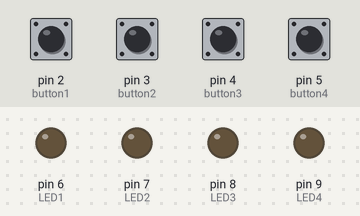
Simulated run of this sketch. Board: Arduino Uno, built with avr-gcc and run on an emulated ATmega328P. Parts: output pins drawn as LEDs (lit = HIGH). The test bench sets the inputs (shaded band); at power-on: pin 2 (button1), pin 3 (button2), pin 4 (button3), pin 5 (button4) LOW. WiFi joins after 1.5 s; servers stay silent unless stated.

Above: at 1.3 s.
1.4 s: pin 2 (button1) pulled HIGH for 0.15 s
At 2.1 s:
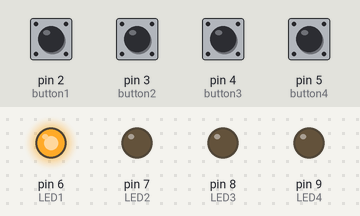
3.0 s: pin 3 (button2) pulled HIGH for 0.15 s
At 3.3 s:
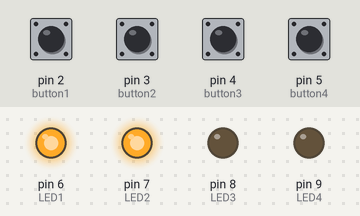
4.6 s: pin 4 (button3) pulled HIGH for 0.15 s
At 5.7 s:
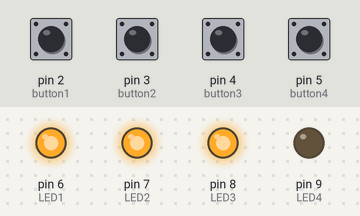
6.2 s: pin 5 (button4) pulled HIGH for 0.15 s
At 6.9 s:
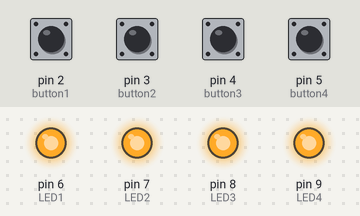
7.8 s: pin 2 (button1) pulled HIGH for 1 s
At 8.1 s:
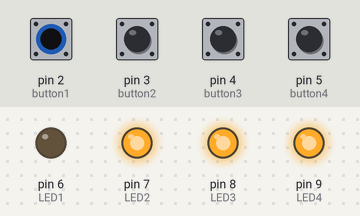
10.3 s: pin 3 (button2) pulled HIGH for 1 s
At 11.3 s:
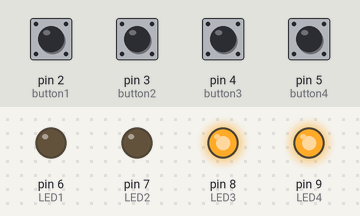
Timing chart, 0 to 13.3 s (numbered marks = the images above; inputs shaded):
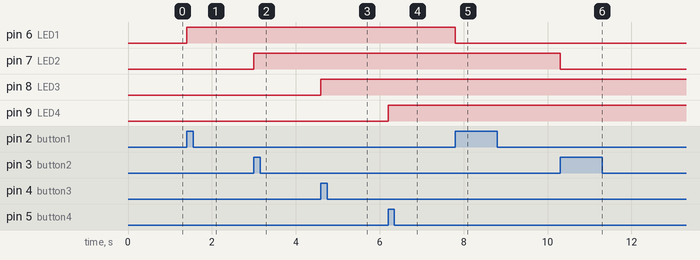

The sketch:

ArduinoServer.ino
```cpp
/*
References:
1. Arduino code example: WebServer
2. http://www.dfrobot.com/wiki/index.php?title=X-Board_V2_(SKU:DFR0162)
3. http://bildr.org/2011/06/arduino-ethernet-pin-control/
4. http://www.lauridmeyer.com/2012/04/bidirectional-tcp-communication-between-android-smartphone-and-arduino-using-the-ethernetshield/
5. http://www.arduino.cc/en/Tutorial/Switch#.Uy0Y0D_V-RZ
6. http://danthompsonsblog.blogspot.com/2011/12/arduino-push-button-onoff-example.html
7. http://www.ladyada.net/learn/arduino/lesson5.html
8. http://www.multiwingspan.co.uk/arduino.php?page=led4
9. http://www.seeedstudio.com/wiki/Arduino_Sidekick_Basic_Kit
*/

#include <SPI.h>
#include <Ethernet.h>

// Enter a MAC address and IP address for your controller below.
// The IP address will be dependent on your local network:
byte mac[]  = {0xDE, 0xAD, 0xBE, 0xEF, 0xFE, 0xED};
IPAddress ip(192,168,0,222);

// Initialize the Ethernet server library
// with the IP address and port you want to use
EthernetServer server(8888);
EthernetClient client;

// constants won't change. They're used here to
// set pin numbers:
const int LED1 = 6;
const int LED2 = 7;
const int LED3 = 8;
const int LED4 = 9;
const int button1 = 2;
const int button2 = 3;
const int button3 = 4;
const int button4 = 5;

// Variables will change:
int LED1State = LOW;
int LED2State = LOW;
int LED3State = LOW;
int LED4State = LOW;
int button1State = LOW;
int button2State = LOW;
int button3State = LOW;
int button4State = LOW;
int reading1, reading2, reading3, reading4;

// the following variables are long's because the time, measured in miliseconds,
// will quickly become a bigger number than can be stored in an int.
long time = 0;        // the last time the output pin was toggled
long debounce = 200;  // the debounce time; increase if the output flickers

const String CMD_1_ON   = "cmd=11"; // command to turn ON LED 1
const String CMD_2_ON   = "cmd=21"; // command to turn ON LED 2
const String CMD_3_ON   = "cmd=31"; // command to turn ON LED 3
const String CMD_4_ON   = "cmd=41"; // command to turn ON LED 4
const String CMD_1_OFF  = "cmd=12"; // command to turn OFF LED 1
const String CMD_2_OFF  = "cmd=22"; // command to turn OFF LED 2
const String CMD_3_OFF  = "cmd=32"; // command to turn OFF LED 3
const String CMD_4_OFF  = "cmd=42"; // command to turn OFF LED 4
const String CMD_GET_STATUS = "cmd=99"; // command to get all LEDs state

String commandline = ""; // where incoming commands are stored

void setup() {
  Serial.begin(57600); // XBee module baud rate
  while (!Serial) {
    ; // wait for serial port to connect. Needed for Leonardo only
  }

  pinMode(LED1, OUTPUT);
  pinMode(LED2, OUTPUT);
  pinMode(LED3, OUTPUT);
  pinMode(LED4, OUTPUT);

  pinMode(button1, INPUT);
  pinMode(button2, INPUT);
  pinMode(button3, INPUT);
  pinMode(button4, INPUT);

  // start the Ethernet connection and the server:
  Ethernet.begin(mac, ip);
  server.begin();

  Serial.println("Server is at "+Ethernet.localIP());
  delay(100);
}

void loop() {
  // listen for incoming clients, and process request.
  client = server.available();

  if (client) {
    if (client.connected()) { // if a client is connected
      if (client.available()) { // if client is sending
        char c = client.read(); // reading the inputs from the client

        if (c == '\n') { // if a newline character is sent from the client (commandline is fully received)
          processCommand(commandline);
          commandline = ""; //reset the commandline string
        }
        else {
          commandline += c; // add to the command string
        }
      }
    }

    delay(100); // give the client time to receive the data
    //client.stop(); // close the connection:
    //Serial.println("client disonnected");
  }

  processButtonAction(button1);
  processButtonAction(button2);
  processButtonAction(button3);
  processButtonAction(button4);
}

void processButtonAction(int buttonPin) {
  switch (buttonPin) {
    case button1:
      // read the state of the switch into a local variable:
      reading1 = digitalRead(button1);

      // if the input just went from LOW and HIGH and we've waited long enough
      // to ignore any noise on the circuit, toggle the output pin and remember
      // the time
      if (reading1 == HIGH && button1State == LOW && millis() - time > debounce) {
        if (LED1State == HIGH) {
          triggerPin(LED1, false);
          LED1State = LOW;
        }
        else {
          triggerPin(LED1, true);
          LED1State = HIGH;
        }

        time = millis();
      }

      button1State = reading1;
      break;
    case button2:
      // read the state of the switch into a local variable:
      reading2 = digitalRead(button2);

      // if the input just went from LOW and HIGH and we've waited long enough
      // to ignore any noise on the circuit, toggle the output pin and remember
      // the time
      if (reading2 == HIGH && button2State == LOW && millis() - time > debounce) {
        if (LED2State == HIGH) {
          triggerPin(LED2, false);
          LED2State = LOW;
        }
        else {
          triggerPin(LED2, true);
          LED2State = HIGH;
        }

        time = millis();
      }

      button2State = reading2;
      break;
    case button3:
      // read the state of the switch into a local variable:
      reading3 = digitalRead(button3);

      // if the input just went from LOW and HIGH and we've waited long enough
      // to ignore any noise on the circuit, toggle the output pin and remember
      // the time
      if (reading3 == HIGH && button3State == LOW && millis() - time > debounce) {
        if (LED3State == HIGH) {
          triggerPin(LED3, false);
          LED3State = LOW;
        }
        else {
          triggerPin(LED3, true);
          LED3State = HIGH;
        }

        time = millis();
      }

      button3State = reading3;
      break;
    case button4:
      // read the state of the switch into a local variable:
      reading4 = digitalRead(button4);

      // if the input just went from LOW and HIGH and we've waited long enough
      // to ignore any noise on the circuit, toggle the output pin and remember
      // the time
      if (reading4 == HIGH && button4State == LOW && millis() - time > debounce) {
        if (LED4State == HIGH) {
          triggerPin(LED4, false);
          LED4State = LOW;
        }
        else {
          triggerPin(LED4, true);
          LED4State = HIGH;
        }

        time = millis();
      }

      button4State = reading4;
      break;
  }
}

void processCommand(String commandline) {
  Serial.println("incoming request command: "+commandline);

  if (commandline.equals(CMD_1_ON)) { // turn on LED 1
    triggerPin(LED1, true);
    LED1State = HIGH;
  }
  else if (commandline.equals(CMD_2_ON)) { // turn on LED 2
    triggerPin(LED2, true);
    LED2State = HIGH;
  }
  else if (commandline.equals(CMD_3_ON)) { // turn on LED 3
    triggerPin(LED3, true);
    LED3State = HIGH;
  }
  else if (commandline.equals(CMD_4_ON)) { // turn on LED 4
    triggerPin(LED4, true);
    LED4State = HIGH;
  }
  else if (commandline.equals(CMD_1_OFF)) { // turn off LED 1
    triggerPin(LED1, false);
    LED1State = LOW;
  }
  else if (commandline.equals(CMD_2_OFF)) { // turn off LED 2
    triggerPin(LED2, false);
    LED2State = LOW;
  }
  else if (commandline.equals(CMD_3_OFF)) { // turn off LED 3
    triggerPin(LED3, false);
    LED3State = LOW;
  }
  else if (commandline.equals(CMD_4_OFF)) { // turn off LED 4
    triggerPin(LED4, false);
    LED4State = LOW;
  }
  else if (commandline.equals(CMD_GET_STATUS)) { // get all LEDs state
    sendAllLEDState();
  }
  /*
  int value = getCommandValue(commandline);
  Serial.println("command value: "+value);

  switch (value) {
    case 11: // turn on LED 1
      triggerPin(LED1, true);
      break;
    case 21: // turn on LED 2
      triggerPin(LED2, true);
      break;
    case 31: // turn on LED 3
      triggerPin(LED3, true);
      break;
    case 41: // turn on LED 4
      triggerPin(LED4, true);
      break;
    case 12: // turn off LED 1
      triggerPin(LED1, false);
      break;
    case 22: // turn off LED 2
      triggerPin(LED2, false);
      break;
    case 32: // turn off LED 3
      triggerPin(LED3, false);
      break;
    case 42: // turn off LED 4
      triggerPin(LED4, false);
      break;
    case 99: // send back LEDs state
      sendAllLEDState();
      break;
  }
  */
}
/*
int getCommandValue(String commandline) {
  String cmd = "cmd=";

  if (commandline.indexOf(cmd) == 0) { //if the command begins with "cmd="
    String strValue = commandline.substring(cmd.length()); //remove the "cmd=" from the command string
    int value = convertToInt(strValue);
    return value;
  }

  return 0;
}
*/
void triggerPin(int pin, boolean isOn) {
  boolean triggerSuccess = false;

  if (isOn) {
    digitalWrite(pin, HIGH);

    if (digitalRead(pin) == HIGH) {
      triggerSuccess = true;
    }
  }
  else {
    digitalWrite(pin, LOW);

    if (digitalRead(pin) == LOW) {
      triggerSuccess = true;
    }
  }

  delay(100);
  if (triggerSuccess) {
    sendLEDState(pin);
  }
  else {
    String commandline = "Failed to turn on/off the light !";
    server.println(commandline);
  }
}

void sendAllLEDState() {
  sendLEDState(LED1);
  delay(1000);
  sendLEDState(LED2);
  delay(1000);
  sendLEDState(LED3);
  delay(1000);
  sendLEDState(LED4);
}

void sendLEDState(int LED) {
  String commandline = "cmd=";
  int val = digitalRead(LED);

  switch (LED) {
    case LED1:
      commandline += "1";
      break;
    case LED2:
      commandline += "2";
      break;
    case LED3:
      commandline += "3";
      break;
    case LED4:
      commandline += "4";
      break;
  }

  switch (val) {
    case HIGH:
      commandline += "1";
      break;
    case LOW:
      commandline += "2";
      break;
  }

  delay(100);
  server.println(commandline);
}
/*
int convertToInt(String value) {
  char buf[value.length()];
  value.toCharArray(buf, value.length());
  return atoi(buf);
}
*/
```

Measured:
- after the input at 1.4 s, pin 6 (LED1): LOW → HIGH at once
- after the input at 3.0 s, pin 7 (LED2): LOW → HIGH at once
- after the input at 4.6 s, pin 8 (LED3): LOW → HIGH at once
- after the input at 6.2 s, pin 9 (LED4): LOW → HIGH at once
- after the input at 7.8 s, pin 6 (LED1): HIGH → LOW at once
- after the input at 10.3 s, pin 7 (LED2): HIGH → LOW at once
